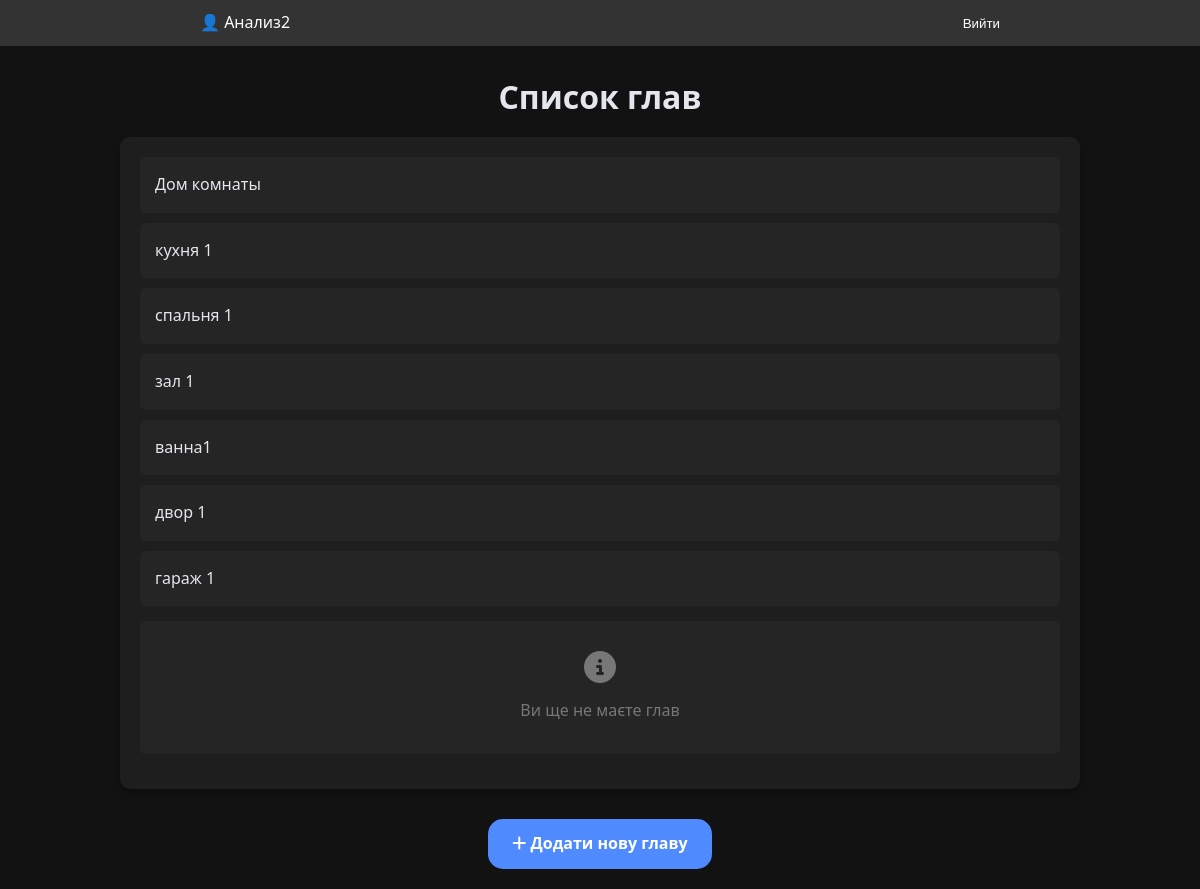
Screenshot of /chapters/1 (signed in) with the database file from the repository.
### trainer/models.py (models this page shows, shortened)
class Chapter(models.Model):
    name = models.CharField(max_length=255)
    user = models.ForeignKey(User, on_delete=models.CASCADE, blank=True, null=True)
    section = models.ForeignKey(Section, on_delete=models.CASCADE, related_name='chapters', blank=True, null=True)

### trainer/views.py (the view)
# urls.py: path('chapters/<int:section_id>', views.chapter, name='chapters'),
@login_required(login_url="/login/")
def chapter(request, section_id):
    section = get_object_or_404(Section, id=section_id)
    chapters = Chapter.objects.filter(section=section, user__isnull=True)
    user_chapters = Chapter.objects.filter(section=section, user=request.user)
    chapter_content_type = ContentType.objects.get_for_model(Chapter)
    selected_chapter_ids = UserSelection.objects.filter(
        user=request.user,
        content_type=chapter_content_type,
        object_id__in=[c.id for c in user_chapters]
    ).values_list('object_id', flat=True)
    return render(
        request,
        "chapters.html",
        context={
            "chapters": chapters,
            "user_chapters": user_chapters,
            "section_id": section.id,
            "selected_chapter_ids": set(selected_chapter_ids),
        },
    )

### trainer/templates/chapters.html (shortened to what this page needs)
{% extends "base.html" %}
{% block extra_styles %}
<link rel="stylesheet" href="/static/css/rooms.css">
<link rel="stylesheet" href="https://cdnjs.cloudflare.com/ajax/libs/font-awesome/6.1.1/css/all.min.css">
{% endblock %}
{% block content %}
<div class="container">
    <h1>Список глав</h1>
    <div class="section-card">
        <ul class="room-list" id="roomList">
            {% for chapter in chapters %}
            <a href="{% url 'rooms' chapter.id %}">
                <li class="room-item">
                    <span>{{ chapter.name }}</span>
                </li>
            </a>
            {% endfor %}
        </ul>
        <ul class="room-list" id="roomUserList">
            {% if user_chapters %}
                {% for chapter in user_chapters %}
                <li class="room-item" data-room-id="{{ chapter.id }}">
                    <label class="custom-checkbox-label">
                        <div class="item-content">
                            <a href="{% url 'rooms' chapter.id %}">
                                <span>{{ chapter.name }}</span>
                            </a>
                        </div>
                    </label>
                    <div class="room-actions">
                        <label class="checkbox-wrapper">
                            <input
                                type="checkbox"
                                class="item-checkbox"
                                data-item-type="chapter"
                                data-item-id="{{ chapter.id }}"
                                {% if chapter.id in selected_chapter_ids %}checked{% endif %}
                            >
                            <span class="checkmark"></span>
                        </label>
                        <button class="icon-btn edit-room" room-id="{{ chapter.id }}" room-name="{{ chapter.name }}">
                            <i class="fas fa-edit"></i>
                        </button>
                        <button class="icon-btn delete-room" onclick="deleteRoom({{ chapter.id }})">
                            <i class="fas fa-trash"></i>
                        </button>
                    </div>
                </li>
                {% endfor %}
            {% else %}
                <div class="empty-state">
                    <i class="fas fa-info-circle"></i>
                    <p>Ви ще не маєте глав</p>
                </div>
            {% endif %}
        </ul>
    </div>
    <div class="add-room">
        <a href="javascript:void(0);" onclick="showAddRoomForm()">
            <i class="fas fa-plus"></i> Додати нову главу
        </a>
    </div>
</div>
{% endblock %}

### trainer/templates/base.html (shortened to what this page needs)
{% load static %}
<!DOCTYPE html>
<html lang="uk">
<head>
    <link rel="stylesheet" href="{% static 'css/custom_checkbox.css' %}">
    {% block extra_styles %}{% endblock %}
</head>
<body>
    {% if user.is_authenticated %}
    <header style="background: #333; color: white; padding: 10px;">
        <div style="max-width: 800px; margin: auto; display: flex; justify-content: space-between;">
            <div>👤 {{ user.username }}</div>
            <div>
                <form method="post" action="{% url 'logout' %}">
                    <button type="submit" style="background: none; border: none; color: white; cursor: pointer;">Вийти</button>
                </form>
            </div>
        </div>
    </header>
    {% endif %}
    {% block content %}{% endblock %}
</body>
</html>

### trainer/static/css/rooms.css (style rules this page uses)
:root { --bg-primary: #121212; --bg-secondary: #1e1e1e; --bg-elevated: #252525; --text-primary: #e4e6eb; --text-secondary: #b0b3b8; --text-muted: #777; --border-color: #333; --accent-primary: #4f8aff; --accent-secondary: #3a6fc7; --success-color: #4caf50; --error-color: #e53935; --warning-color: #ff9800; --card-shadow: 0 4px 10px rgba(0, 0, 0, 0.25); --border-radius-sm: 6px; --border-radius-md: 10px; --border-radius-lg: 15px; --spacing-xs: 5px; --spacing-sm: 10px; --spacing-md: 15px; --spacing-lg: 20px; --spacing-xl: 30px; --font-size-xs: 12px; --font-size-sm: 14px; --font-size-md: 16px; --font-size-lg: 18px; --font-size-xl: 24px; --font-size-xxl: 32px; --transition-speed: 0.3s; }
* { box-sizing: border-box; margin: 0; padding: 0; }
body { font-family: 'Segoe UI', Roboto, 'Helvetica Neue', Arial, sans-serif; background-color: var(--bg-primary); color: var(--text-primary); line-height: 1.6; min-height: 100vh; display: flex; flex-direction: column; position: relative; }
a { text-decoration: none; }
.container { width: 100%; max-width: 1000px; margin: 0 auto; padding: 0 var(--spacing-lg); }
h1, h2, h3, h4 { font-weight: 600; line-height: 1.3; margin-bottom: var(--spacing-md); color: var(--text-primary); }
h1 { font-size: var(--font-size-xxl); margin-top: var(--spacing-xl); margin-bottom: var(--spacing-lg); text-align: center; }
.section-card { background-color: var(--bg-secondary); border-radius: var(--border-radius-md); box-shadow: var(--card-shadow); margin-bottom: var(--spacing-xl); padding: var(--spacing-lg); overflow: hidden; }
.room-list { list-style: none; padding: 0; margin-bottom: var(--spacing-md); }
.room-item { display: flex; justify-content: space-between; align-items: center; padding: var(--spacing-md); border-radius: var(--border-radius-sm); background-color: var(--bg-elevated); margin-bottom: var(--spacing-sm); transition: all 0.2s ease; animation: fadeIn 0.5s; }
.room-item span { font-size: var(--font-size-md); font-weight: 500; color: var(--text-primary); flex-grow: 1; }
.add-room { margin: var(--spacing-md) 0 var(--spacing-lg); text-align: center; }
.add-room a { display: inline-block; padding: 12px 24px; background-color: var(--accent-primary); color: white; font-weight: 600; border-radius: var(--border-radius-lg); text-decoration: none; transition: all 0.2s ease; font-size: var(--font-size-md); }
.empty-state { text-align: center; padding: var(--spacing-xl) 0; color: var(--text-muted); background-color: rgba(255, 255, 255, 0.03); border-radius: var(--border-radius-sm); margin-top: var(--spacing-md); }
.empty-state i { font-size: 32px; margin-bottom: var(--spacing-md); display: block; }
.empty-state p { font-size: var(--font-size-md); }

### rows the page displays
Chapter: name "Дом комнаты"
Chapter: name "кухня 1"
Chapter: name "спальня 1"
Chapter: name "зал 1"
Chapter: name "ванна1"
Chapter: name "двор 1"
Chapter: name "гараж 1"

### other values shown
{{ user.username }} "Анализ2"
